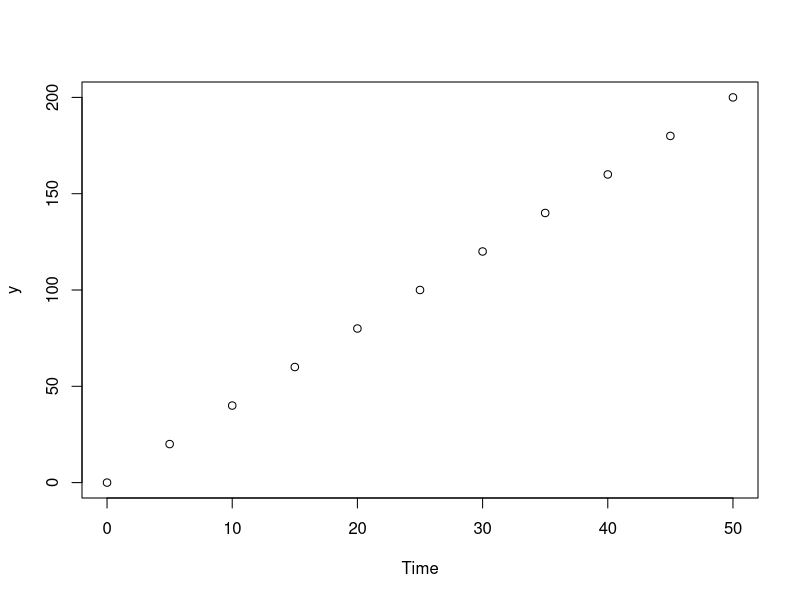
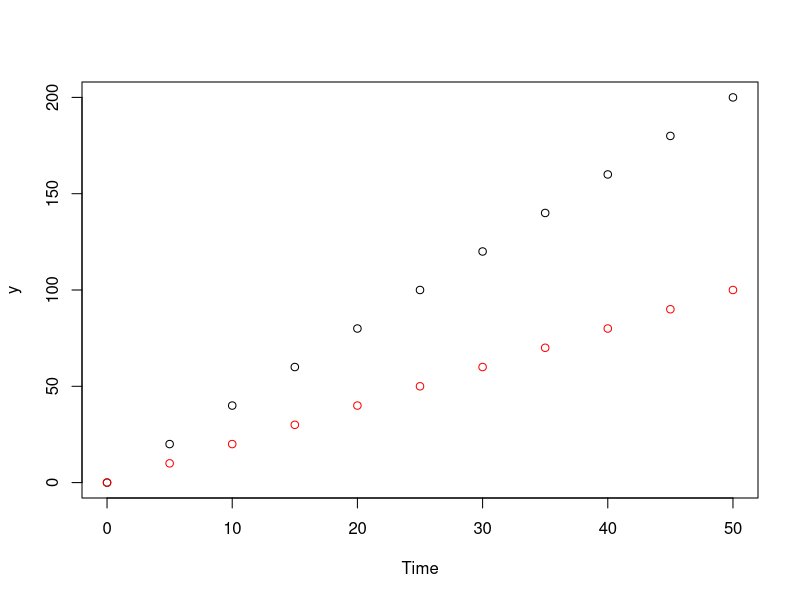
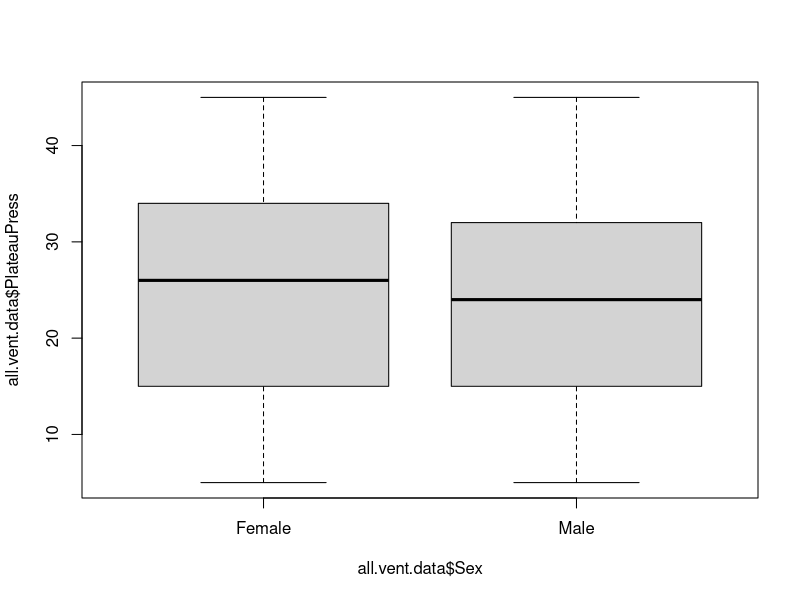
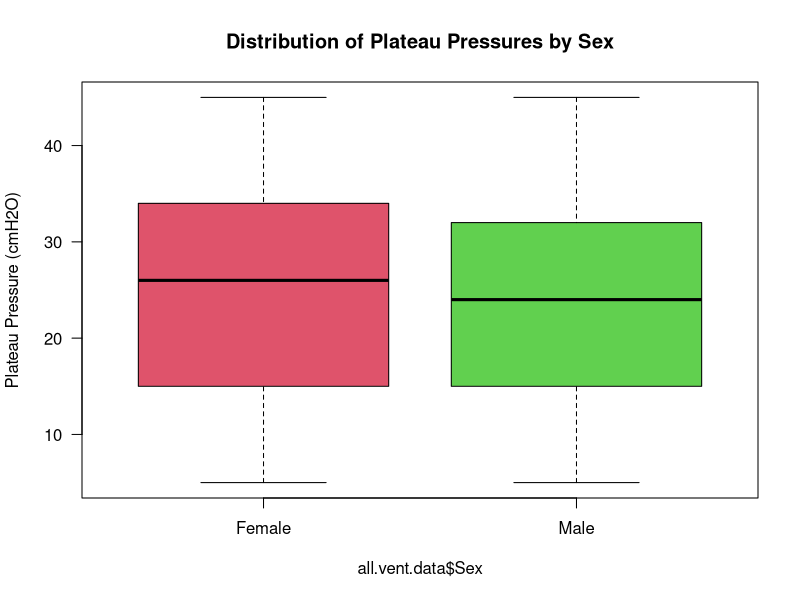

Recreate these plots in R, in order. (Note: this script raises an error after producing the figures.)
## ---- chunk 1
a <- c('John', 'Paul', 'George', 'Ringo')
a
b <- c(200, 515, 180, 160)

b / 2
b
b <- b / 2
b
## ---- chunk 2
e <- c(a, b)
e
e <- data.frame(a, b)
e
## ---- chunk 3
colnames(e) <- c('Beatle', 'Net_Worth')
e
## ---- chunk 4
e$Net_Worth <- e$Net_Worth / 2

e

# or 
e[,2] <- e[,2] / 2

e
## ---- chunk 5
x <- seq(0, 50, 5)
y <- seq(0 , 200, 20)
## ---- chunk 6
plot(x, y, xlab = 'Time')
## ---- chunk 7
y2 <- seq(0, 100, 10)
## ---- chunk 8
plot(x, y, xlab = 'Time')
points(x, y2, col = 'red')
## ---- chunk 9
vent.data <- read.csv("data.csv", header=TRUE)
demographics <- read.csv("demographics.csv", header = TRUE)
## ---- chunk 10
summary(vent.data)
summary(demographics)
## ---- chunk 11
unique(vent.data[,1])
unique(demographics[,1])
## ---- chunk 12
length(unique(vent.data[,1]))
length(unique(demographics[,1]))
## ---- chunk 13
colnames(vent.data)[1] <- 'Hospital_No'

head(vent.data)
# remember to store your merged data in a new variable / data frame
all.vent.data <- merge(vent.data, 
                       demographics, 
                       by ='Hospital_No')
head(all.vent.data)

## ---- chunk 14
# going back to the original data frame 'vent.data '

vent.data$index <- as.integer(factor(vent.data$Hospital_No, levels= unique(vent.data$Hospital_No)))
head(vent.data)
tail(vent.data)

# looks good, so remerge like we did before
all.vent.data <- merge(vent.data, demographics, by ='Hospital_No')
head(all.vent.data)
# and now reorder using the order () function
all.vent.data <- all.vent.data[order(all.vent.data$index),]
head(all.vent.data)

## ---- chunk 15
all.vent.data$Sex <- factor(all.vent.data$Sex, 
                            levels = c("Female", "Male"))
## ---- chunk 16
boxplot(all.vent.data$PlateauPress ~ all.vent.data$Sex)
## ---- chunk 17
boxplot(all.vent.data$PlateauPress ~ all.vent.data$Sex, col = c(2,3), main = 'Distribution of Plateau Pressures by Sex', ylab = 'Plateau Pressure (cmH2O)', las = 1)
## ---- chunk 18
x <- subset(all.vent.data$Ventilator.hour, all.vent.data$index==85)
y <- subset(all.vent.data$PlateauPress.cmH20, all.vent.data$index==85)

plot(y ~ x) # or you can use plot(x, y)  the ~ identifies dependant and independant variables  

## ---- chunk 19
plot(y ~ x, xlab= 'Ventilation Duration (hours)', ylab = 'Peak pressure (cmH20)', main = 'Plateau pressures Over Time for Patient Index 1', pch= 19, cex = 0.7, las = 1, col = 'red3')
## ---- chunk 20
#print (install.packages("ggplot2"))
## ---- chunk 21
library(ggplot2)

ggplot(data.frame(x, y), aes(x = x, y= y)) +
  labs(x= 'Ventilation Duration (hours)', y = 'Plateau Pressure (cmH20)', title = 'Plateau Pressures Over Time for Patient Index 1')+
  geom_jitter(color = 'red3', alpha = 0.6) + 
  geom_smooth(method = 'lm', colour = 'red3', alpha = 0.3) +
  theme_light()

## ---- chunk 22
attach(all.vent.data)
all.vent.data$Cstat <- TidalVol.ml / (PlateauPress.cmH20 - PEEP.cmH20)
detach(all.vent.data)
# don't forget to check that all looks ok
head(all.vent.data)
summary(all.vent.data)

## ---- chunk 23
hist(all.vent.data$Cstat, breaks  = 100)
## ---- chunk 24
hist(all.vent.data$Cstat, breaks= 100, xlim = c(-500, 1000), ylim = c(0,10000))

## ---- chunk 25
bad_data <- which(all.vent.data$Cstat < 0)
head (all.vent.data[bad_data, ], 15) #look at the top 15 'bad' rows

